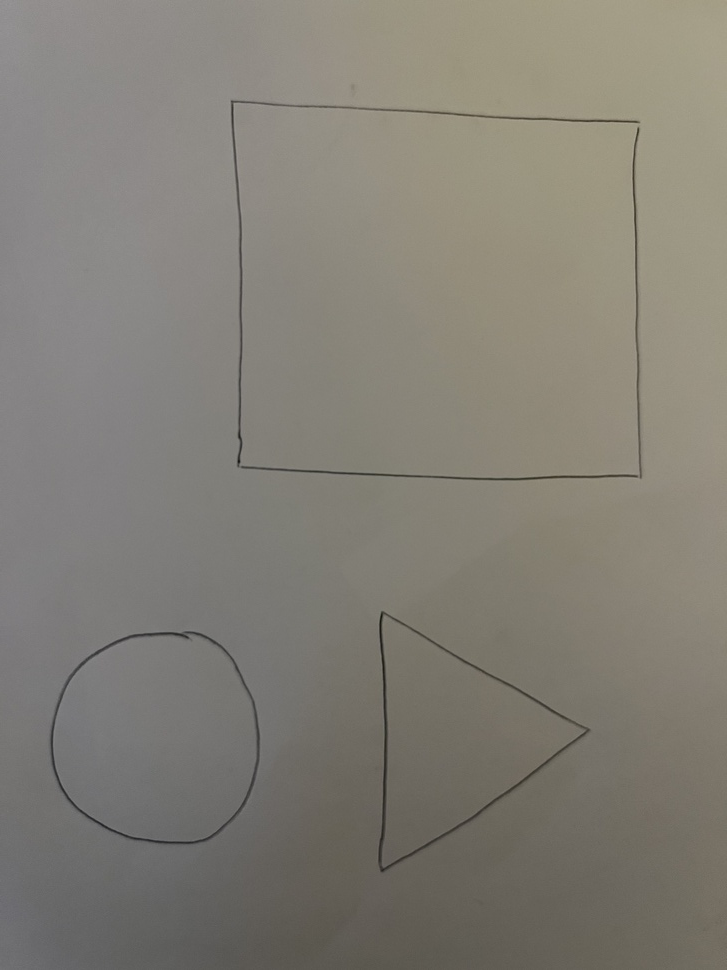
#> input picture rectangle-triangle-circle.JPG, 727 x 970 px, shrunk from 3024 x 4032 before the run
$ python find-lines.py
#> lines starting #> are read from the running program, lines starting #| are printed output that depends on the picture; after the words box and inside, x2 and y2 are one past the last pixel; in counts of white or black regions, pixels touching at a corner belong together
from math import floor
import numpy as np
import cv2 as cv

im = cv.imread('rectangle-triangle-circle.JPG')
#> im is the input picture: shape (970, 727, 3); mean B, G, R 117.7, 126.7, 130.3
height, width, _ = im.shape
#> height = 970; width = 727
print(f'{width}x{height}')
#| 727x970
imgray = cv.cvtColor(im, cv.COLOR_BGR2GRAY)
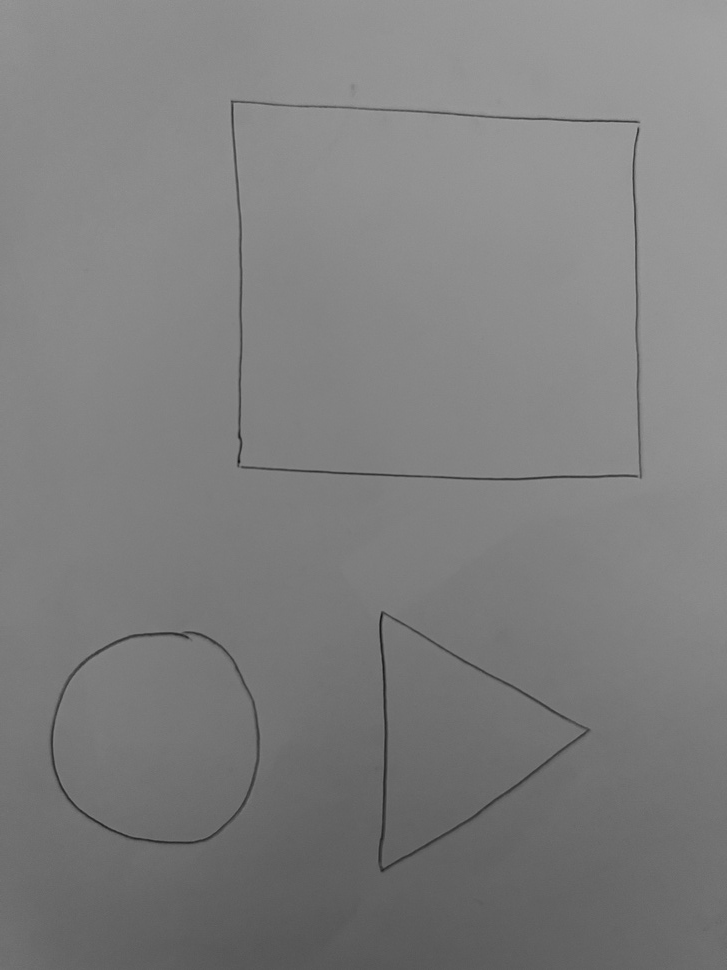
#> imgray: shape (970, 727); min 19, max 166, mean 126.7
averageIntensity = np.average(imgray)
#> averageIntensity = 126.7

# ret, thresh = cv.threshold(imgray, averageIntensity * 0.75, 255, cv.THRESH_BINARY)
threshold = cv.adaptiveThreshold(imgray, 255, cv.ADAPTIVE_THRESH_MEAN_C, cv.THRESH_BINARY, 101, 25)
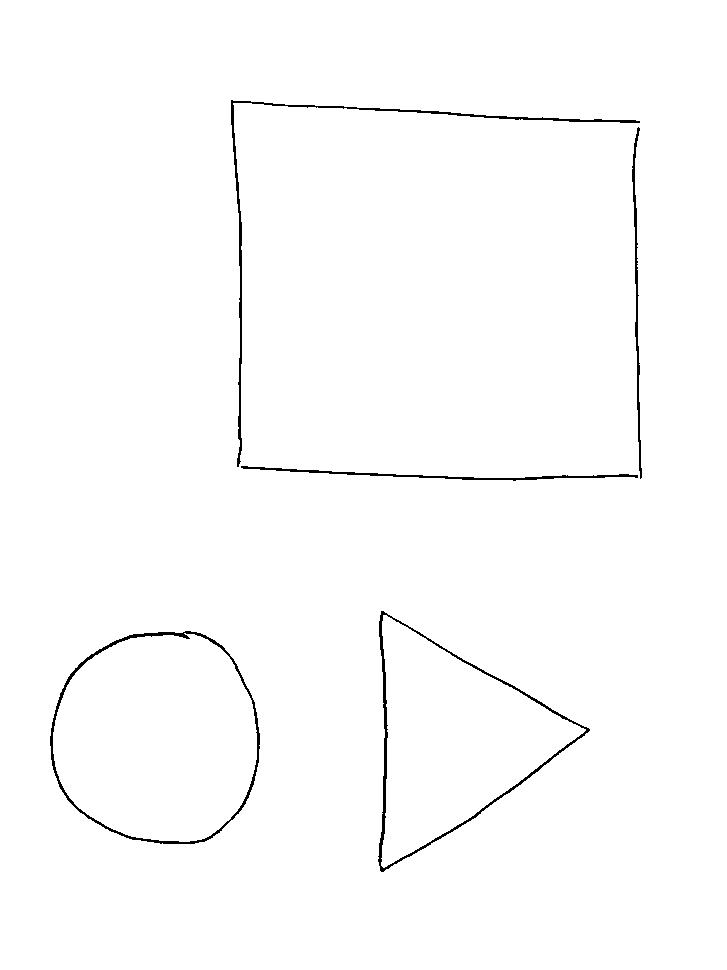
#> threshold: shape (970, 727); 99% white; black in thin lines or dots, all inside (x1, y1, x2, y2) = (50, 100, 642, 872)
# cv.imshow('threshold', threshold)

kernelSize = floor(min(width, height) * 0.01)
#> kernelSize = 7
kernel = np.ones((kernelSize, kernelSize), np.uint8)

eroded = cv.erode(threshold, kernel)
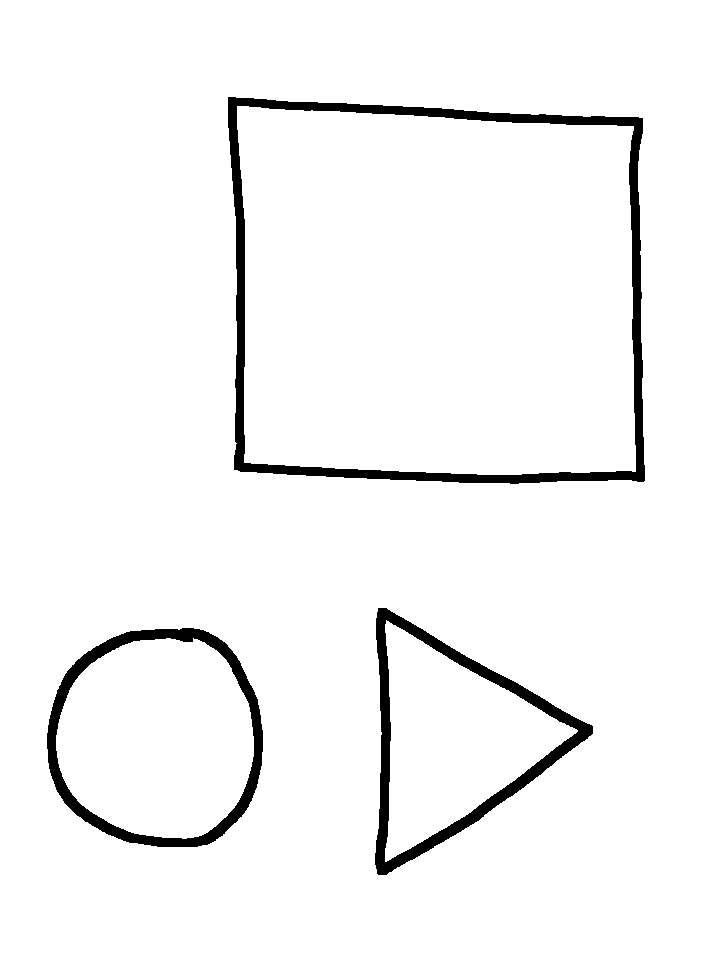
#> eroded: shape (970, 727); 96.1% white; 3 black regions, box (x1, y1, x2, y2) and area: (228, 97, 645, 484) 13223, (375, 608, 593, 875) 7600, (47, 628, 263, 847) 6874
dilated = cv.dilate(eroded, kernel)
canny = cv.Canny(dilated, 50, 200, 3)
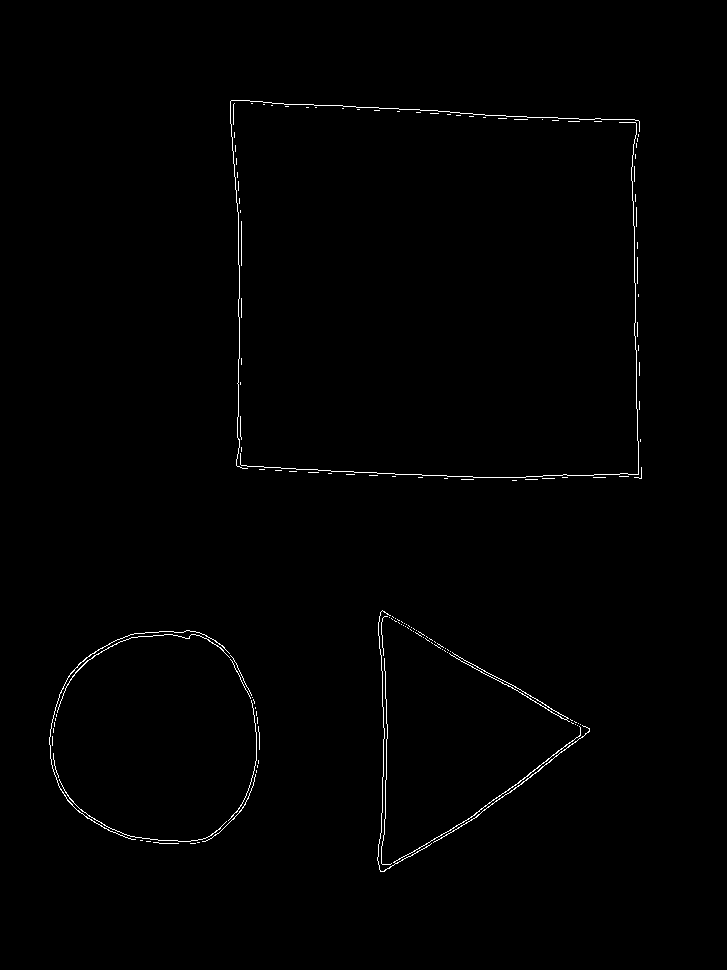
#> canny: shape (970, 727); 0.69% white in thin lines or dots, all inside (x1, y1, x2, y2) = (49, 100, 642, 872)
# cv.imshow('eroded', eroded)
cv.imshow('canny', canny)

lines = cv.HoughLinesP(canny, 1, np.pi / 180, 100, np.array([]), 100, 20)
#> lines = [[231, 100, 594, 119], [635, 307, 637, 440], [236, 465, 478, 477], [382, 610, 586, 733], [633, 201, 635, 306], [309, 104, 449, 111], [422, 849, 582, 737]]

numOfLines, _, _ = lines.shape
#> numOfLines = 7
print(f'{numOfLines} lines found.')
#| 7 lines found.

for line in lines:
  x1, y1, x2, y2 = line[0]
  cv.line(im, (x1, y1), (x2, y2), (0, 255, 0), 4)
#> this loop made 7 passes
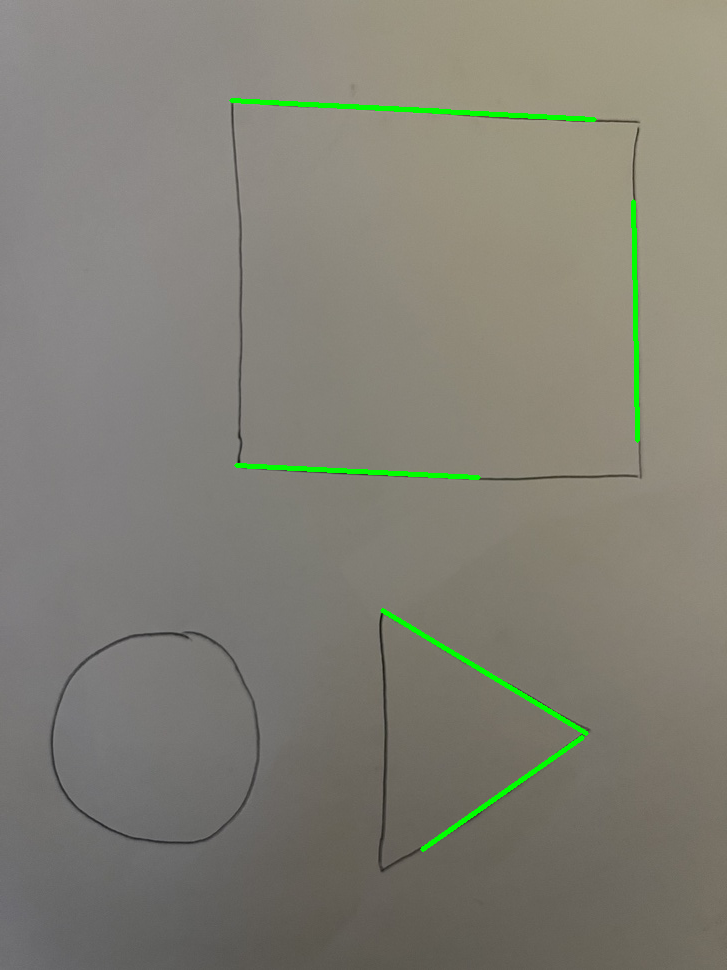
#> im: shape (970, 727, 3); 0.92% of pixels changed, all inside (x1, y1, x2, y2) = (229, 98, 640, 852)

cv.imshow('contours', im)

if cv.waitKey(0) & 0xff == 27:
#> (key Esc is pressed here)
  cv.destroyAllWindows()

$ run again, with rectangle-triangle.JPG copied over rectangle-triangle-circle.JPG
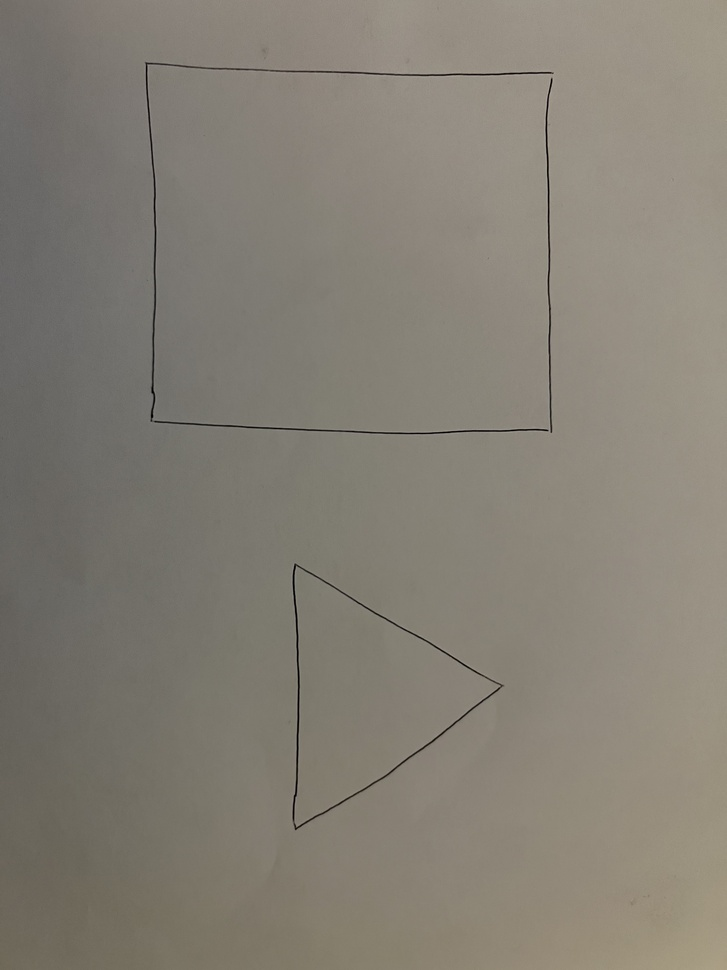
#> input picture rectangle-triangle.JPG, 727 x 970 px, shrunk from 3024 x 4032 before the run
#> im is the input picture: shape (970, 727, 3); mean B, G, R 116.6, 127.1, 132.5
#| 727x970
#> averageIntensity = 127.5
#> `threshold = cv.adaptiveThreshold(imgray, 255, cv.ADAPTIVE_THRESH_MEAN_..`:
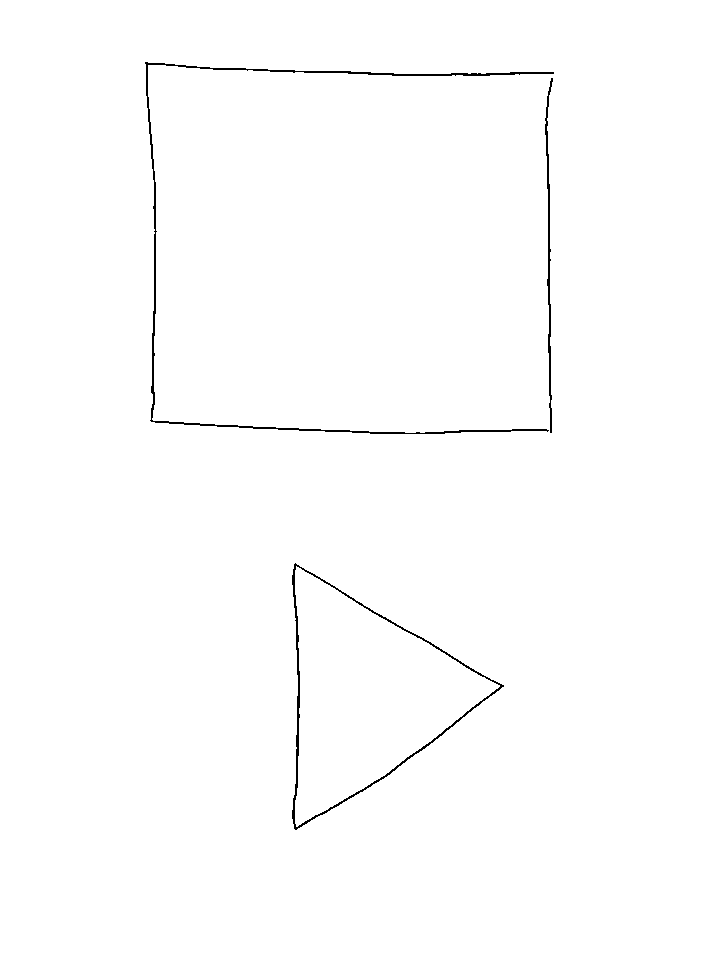
#> threshold: shape (970, 727); 99.3% white; black in thin lines or dots, all inside (x1, y1, x2, y2) = (145, 62, 554, 830)
#> eroded: shape (970, 727); 97.2% white; 2 black regions, box (x1, y1, x2, y2) and area: (142, 59, 557, 437) 12657, (289, 560, 507, 833) 7315
#> canny: shape (970, 727); 0.4% white in thin lines or dots, all inside (x1, y1, x2, y2) = (145, 61, 554, 830)
#> lines = [[145, 64, 318, 70], [153, 311, 153, 158], [547, 303, 547, 188], [252, 426, 416, 432], [325, 70, 439, 73], [294, 829, 297, 674]]
#| 6 lines found.
#> the loop `for line in lines:` made 6 passes
#> after the loop `for line in lines:`:
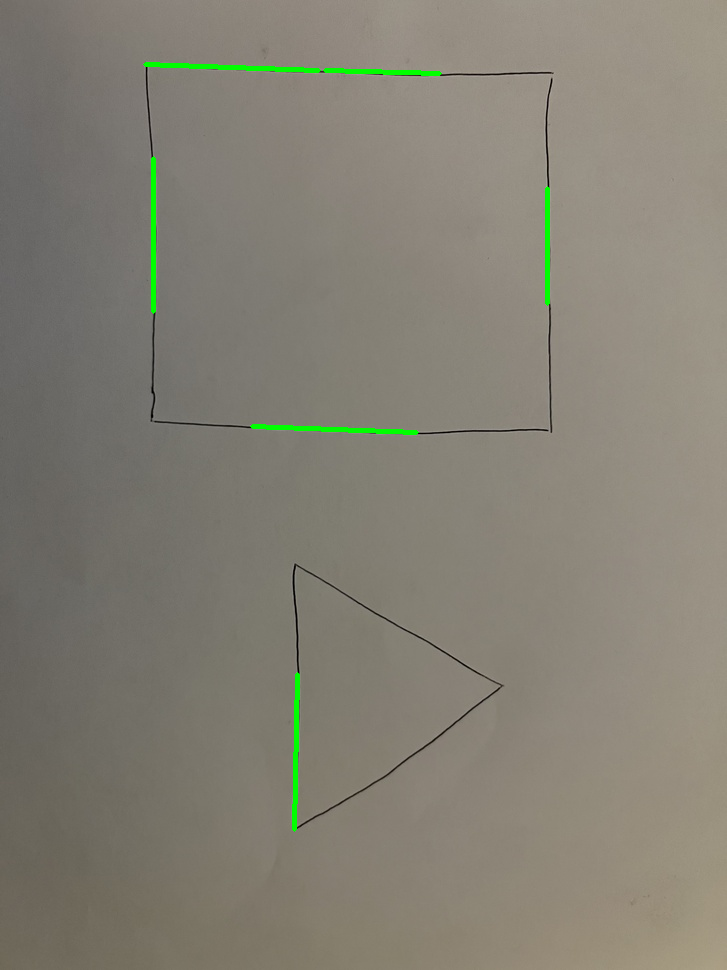
#> im: shape (970, 727, 3); 0.63% of pixels changed, all inside (x1, y1, x2, y2) = (143, 62, 550, 832)
